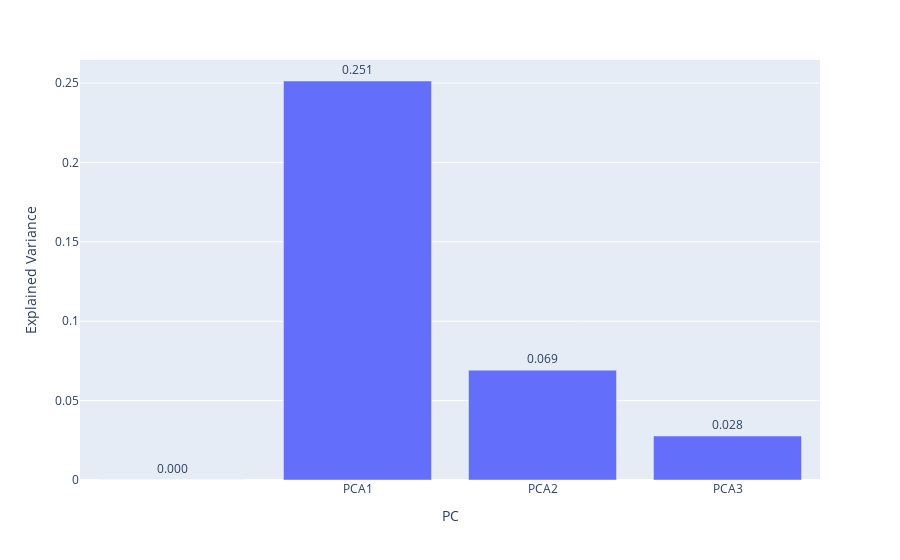

Here is the notebook cell this chart was saved with:
### Code cell
# https://plotly.com/python/bar-charts/

fig = px.bar(df_explained_variance, 
             x='PC', y='Explained Variance',
             text='Explained Variance',
             width=800)

fig.update_traces(texttemplate='%{text:.3f}', textposition='outside')
fig.show()

### Figure 1 — Plotly figure (JSON) as saved in the notebook; plotly's stock layout.template omitted (floating-point values rounded to 4 significant figures)
{"data": [{"alignmentgroup": "True", "hovertemplate": "PC=%{x}<br>Explained Variance=%{text}<extra></extra>", "legendgroup": "", "marker": {"color": "#636efa", "pattern": {"shape": ""}}, "name": "", "offsetgroup": "", "orientation": "v", "showlegend": false, "text": [0, 0.2513, 0.06916, 0.02772], "textposition": "outside", "texttemplate": "%{text:.3f}", "type": "bar", "x": ["", "PCA1", "PCA2", "PCA3"], "xaxis": "x", "y": [0, 0.2513, 0.06916, 0.02772], "yaxis": "y"}], "layout": {"autosize": true, "barmode": "relative", "legend": {"tracegroupgap": 0}, "margin": {"t": 60}, "xaxis": {"anchor": "y", "autorange": true, "domain": [0, 1], "range": [-0.5, 3.5], "title": {"text": "PC"}, "type": "category"}, "yaxis": {"anchor": "x", "autorange": true, "domain": [0, 1], "range": [0, 0.2645], "title": {"text": "Explained Variance"}, "type": "linear"}}}
